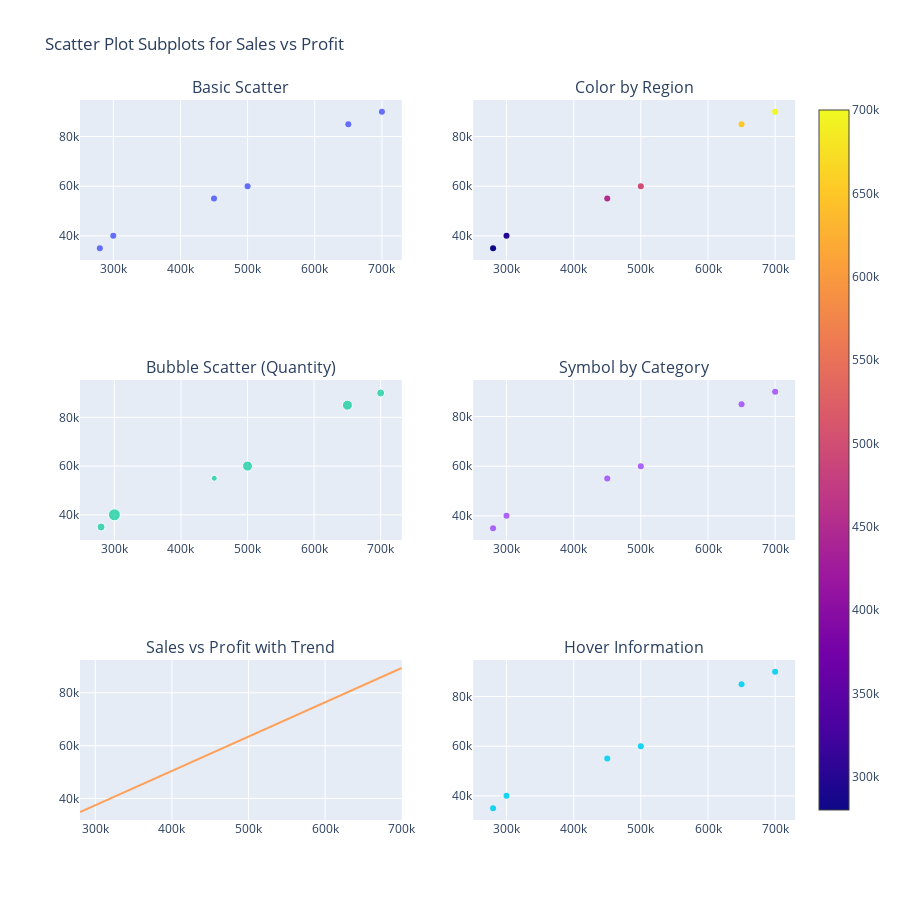

Source (notebook cell):
### Code cell
# Create subplots (3x2)
fig = make_subplots(
    rows=3, cols=2,
    subplot_titles=[
        "Basic Scatter",
        "Color by Region",
        "Bubble Scatter (Quantity)",
        "Symbol by Category",
        "Sales vs Profit with Trend",
        "Hover Information"
    ]
)

# Basic Scatter
fig.add_trace(
    go.Scatter(x=df["Sales"], y=df["Profit"], mode="markers"),
    row=1, col=1
)

# Color by Region
fig.add_trace(
    go.Scatter(
        x=df["Sales"],
        y=df["Profit"],
        mode="markers",
        marker=dict(color=df["Sales"], showscale=True)
    ),
    row=1, col=2
)

# Bubble Scatter
fig.add_trace(
    go.Scatter(
        x=df["Sales"],
        y=df["Profit"],
        mode="markers",
        marker=dict(size=df["Quantity"] * 2)
    ),
    row=2, col=1
)

# Symbol by Category
symbols = df["Category"].map({"A": "circle", "B": "square"}).fillna("circle")
fig.add_trace(
    go.Scatter(
        x=df["Sales"],
        y=df["Profit"],
        mode="markers",
        marker=dict(symbol=symbols)
    ),
    row=2, col=2
)

# Trendline (manual)
z = np.polyfit(df["Sales"], df["Profit"], 1)
p = np.poly1d(z)

fig.add_trace(
    go.Scatter(
        x=df["Sales"],
        y=p(df["Sales"]),
        mode="lines"
    ),
    row=3, col=1
)

# Hover Information
fig.add_trace(
    go.Scatter(
        x=df["Sales"],
        y=df["Profit"],
        mode="markers",
        text=df["Region"],
        hovertemplate="Region: %{text}<br>Sales: %{x}<br>Profit: %{y}"
    ),
    row=3, col=2
)

# Layout
fig.update_layout(
    title="Scatter Plot Subplots for Sales vs Profit",
    height=900,
    showlegend=False
)

fig.show()

### Figure 1 — Plotly figure (JSON) as saved in the notebook; plotly's stock layout.template omitted (floating-point values rounded to 4 significant figures)
{"data": [{"mode": "markers", "type": "scatter", "x": [500000, 700000, 300000, 450000, 650000, 280000], "xaxis": "x", "y": [60000, 90000, 40000, 55000, 85000, 35000], "yaxis": "y"}, {"marker": {"color": [500000, 700000, 300000, 450000, 650000, 280000], "showscale": true}, "mode": "markers", "type": "scatter", "x": [500000, 700000, 300000, 450000, 650000, 280000], "xaxis": "x2", "y": [60000, 90000, 40000, 55000, 85000, 35000], "yaxis": "y2"}, {"marker": {"size": [10, 8, 12, 6, 10, 8]}, "mode": "markers", "type": "scatter", "x": [500000, 700000, 300000, 450000, 650000, 280000], "xaxis": "x3", "y": [60000, 90000, 40000, 55000, 85000, 35000], "yaxis": "y3"}, {"marker": {"symbol": ["circle", "circle", "circle", "circle", "circle", "circle"]}, "mode": "markers", "type": "scatter", "x": [500000, 700000, 300000, 450000, 650000, 280000], "xaxis": "x4", "y": [60000, 90000, 40000, 55000, 85000, 35000], "yaxis": "y4"}, {"mode": "lines", "type": "scatter", "x": [500000, 700000, 300000, 450000, 650000, 280000], "xaxis": "x5", "y": [63430.0, 89390.0, 37470.0, 56940.0, 82900.0, 34870.0], "yaxis": "y5"}, {"hovertemplate": "Region: %{text}<br>Sales: %{x}<br>Profit: %{y}", "mode": "markers", "text": ["South", "North", "East", "West", "South", "North"], "type": "scatter", "x": [500000, 700000, 300000, 450000, 650000, 280000], "xaxis": "x6", "y": [60000, 90000, 40000, 55000, 85000, 35000], "yaxis": "y6"}], "layout": {"annotations": [{"font": {"size": 16}, "showarrow": false, "text": "Basic Scatter", "x": 0.225, "xanchor": "center", "xref": "paper", "y": 1, "yanchor": "bottom", "yref": "paper"}, {"font": {"size": 16}, "showarrow": false, "text": "Color by Region", "x": 0.775, "xanchor": "center", "xref": "paper", "y": 1, "yanchor": "bottom", "yref": "paper"}, {"font": {"size": 16}, "showarrow": false, "text": "Bubble Scatter (Quantity)", "x": 0.225, "xanchor": "center", "xref": "paper", "y": 0.6111, "yanchor": "bottom", "yref": "paper"}, {"font": {"size": 16}, "showarrow": false, "text": "Symbol by Category", "x": 0.775, "xanchor": "center", "xref": "paper", "y": 0.6111, "yanchor": "bottom", "yref": "paper"}, {"font": {"size": 16}, "showarrow": false, "text": "Sales vs Profit with Trend", "x": 0.225, "xanchor": "center", "xref": "paper", "y": 0.2222, "yanchor": "bottom", "yref": "paper"}, {"font": {"size": 16}, "showarrow": false, "text": "Hover Information", "x": 0.775, "xanchor": "center", "xref": "paper", "y": 0.2222, "yanchor": "bottom", "yref": "paper"}], "height": 900, "showlegend": false, "title": {"text": "Scatter Plot Subplots for Sales vs Profit"}, "xaxis": {"anchor": "y", "domain": [0, 0.45]}, "xaxis2": {"anchor": "y2", "domain": [0.55, 1]}, "xaxis3": {"anchor": "y3", "domain": [0, 0.45]}, "xaxis4": {"anchor": "y4", "domain": [0.55, 1]}, "xaxis5": {"anchor": "y5", "domain": [0, 0.45]}, "xaxis6": {"anchor": "y6", "domain": [0.55, 1]}, "yaxis": {"anchor": "x", "domain": [0.7778, 1]}, "yaxis2": {"anchor": "x2", "domain": [0.7778, 1]}, "yaxis3": {"anchor": "x3", "domain": [0.3889, 0.6111]}, "yaxis4": {"anchor": "x4", "domain": [0.3889, 0.6111]}, "yaxis5": {"anchor": "x5", "domain": [0, 0.2222]}, "yaxis6": {"anchor": "x6", "domain": [0, 0.2222]}}}
